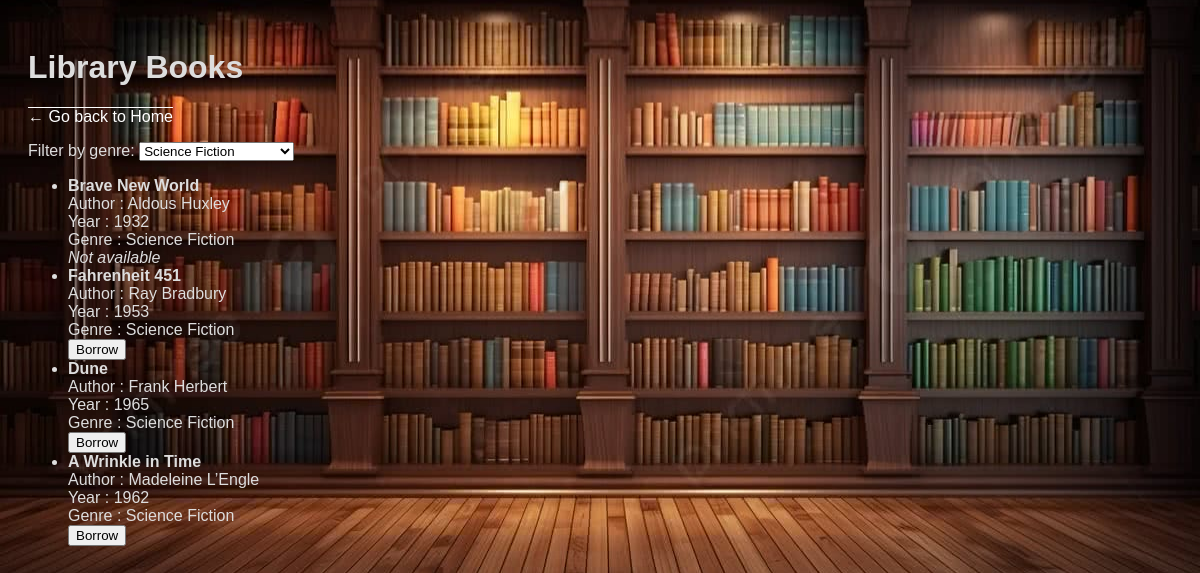
The app's page /books/?genre=3 (signed in) with its own data.
### catalog/models.py (models this page shows, shortened)
class Book(models.Model):
    name = models.CharField(max_length=200)
    author = models.CharField(max_length=200)
    pub_date = models.IntegerField()
    genre = models.ForeignKey( Genre , on_delete=models.CASCADE )
    available = models.BooleanField(default=True)

class Genre(models.Model):
    genre_text = models.CharField(max_length=200)

### catalog/views.py (the view)
# urls.py: path("books/" , views.book_check , name="book_check"),
@login_required
def book_check(request):
    genre_id = request.GET.get("genre")
    search_query = request.GET.get("q")
    genres = Genre.objects.all()
    books = Book.objects.all()
    if genre_id:
        books = Book.objects.filter(genre_id=genre_id)
    if search_query:
        books = books.filter(
            Q(name__icontains=search_query)|Q(author__icontains=search_query)
        )
    return render(request , "book_list.html" , {
        'books': books,
        'genres': genres,
        'selected_genre': int(genre_id) if genre_id else None,
        'search_query':search_query
    })

### templates/book_list.html (shortened to what this page needs)
<!DOCTYPE html>
<html lang="en">
<head>
    {% load static %}
    <link rel="stylesheet" href="{% static 'catalog/css/styles.css' %}">
</head>
<body>
    <h1>Library Books</h1>
    <p><a href="{% url 'homepage' %}">← Go back to Home</a></p>
    <form method="get" action="{% url 'book_check' %}">
        <label for="genre">Filter by genre:</label>
        <select name="genre" id="genre" onchange="this.form.submit()">
            {% for genre in genres %}
                <option value="{{ genre.id }}" {% if genre.id == selected_genre %}selected{% endif %}>
                    {{ genre.genre_text }}
                </option>
            {% endfor %}
        </select>
    </form>
    <ul>
        {% for book in books %}
            <li>
                <strong>{{ book.name }} </strong><br>
                Author : {{book.author}}<br>
                Year : {{book.pub_date}}<br>
                Genre : {{book.genre.genre_text}}<br>
                {% if book.available %}
                    <form action="{% url 'borrow_book' book.id %}" method="post">
                        <button type="submit">Borrow</button>
                    </form>
                {% else %}
                    <em> Not available</em>
                {% endif %}
            </li>
        {% empty %}
            <li>No books available.</li>
        {% endfor %}
    </ul>
</body>
</html>

### catalog/static/catalog/css/styles.css (style rules this page uses)
body { background-image: url('../images//library_background.jpg'); background-size: cover; background-repeat: no-repeat; background-position: center; font-family: Arial, Helvetica, sans-serif; color: #ddd; padding: 20px; }
a { color: white; text-decoration: overline; }

### records on screen
Book: name "Brave New World", author "Aldous Huxley", pub_date "1932", genre.genre_text "Science Fiction", available "Not available"
Book: name "Fahrenheit 451", author "Ray Bradbury", pub_date "1953", genre.genre_text "Science Fiction", available "Borrow"
Book: name "Dune", author "Frank Herbert", pub_date "1965", genre.genre_text "Science Fiction", available "Borrow"
Book: name "A Wrinkle in Time", author "Madeleine L’Engle", pub_date "1962", genre.genre_text "Science Fiction", available "Borrow"

### other values on screen
form field genre "Science Fiction"
